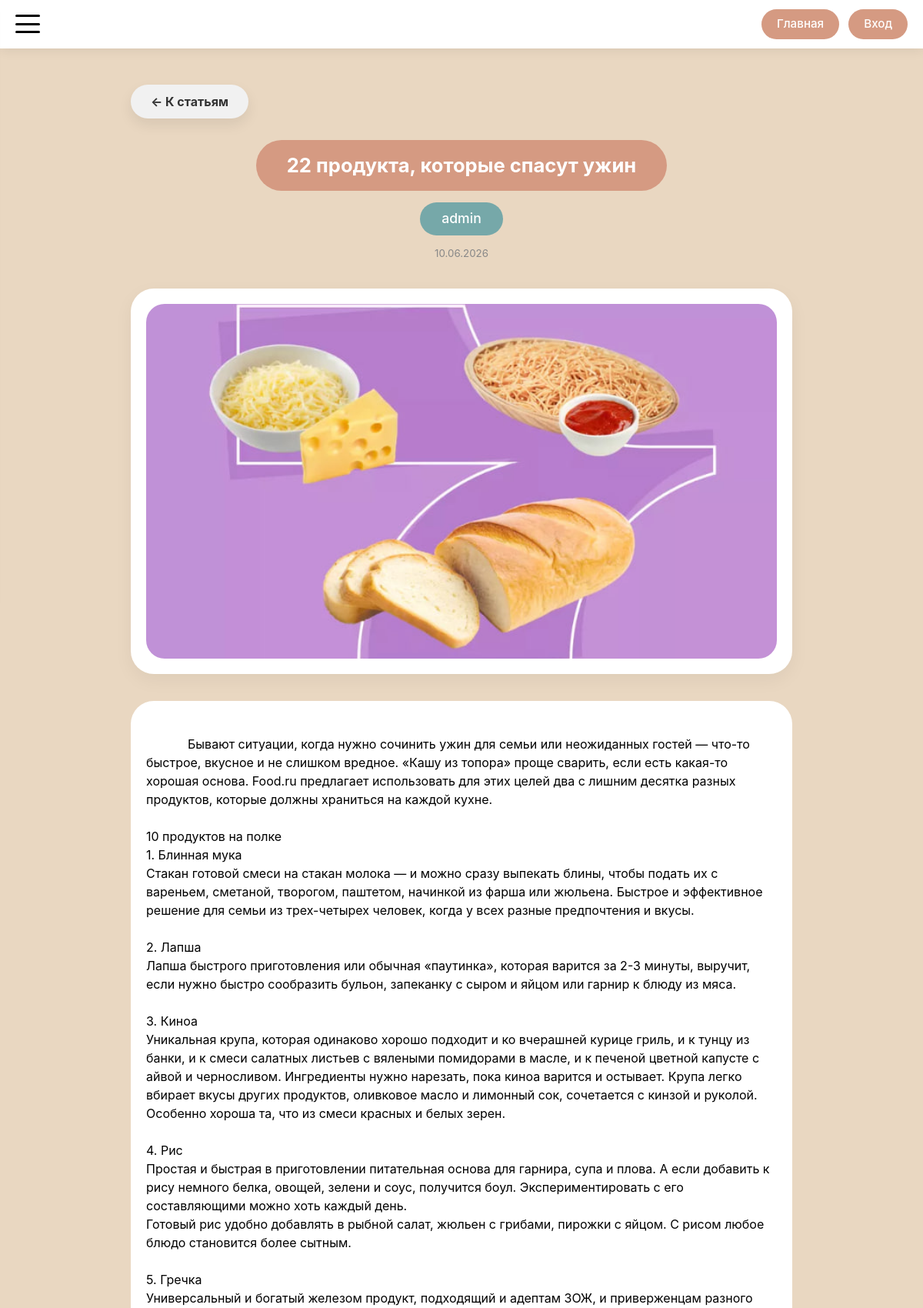
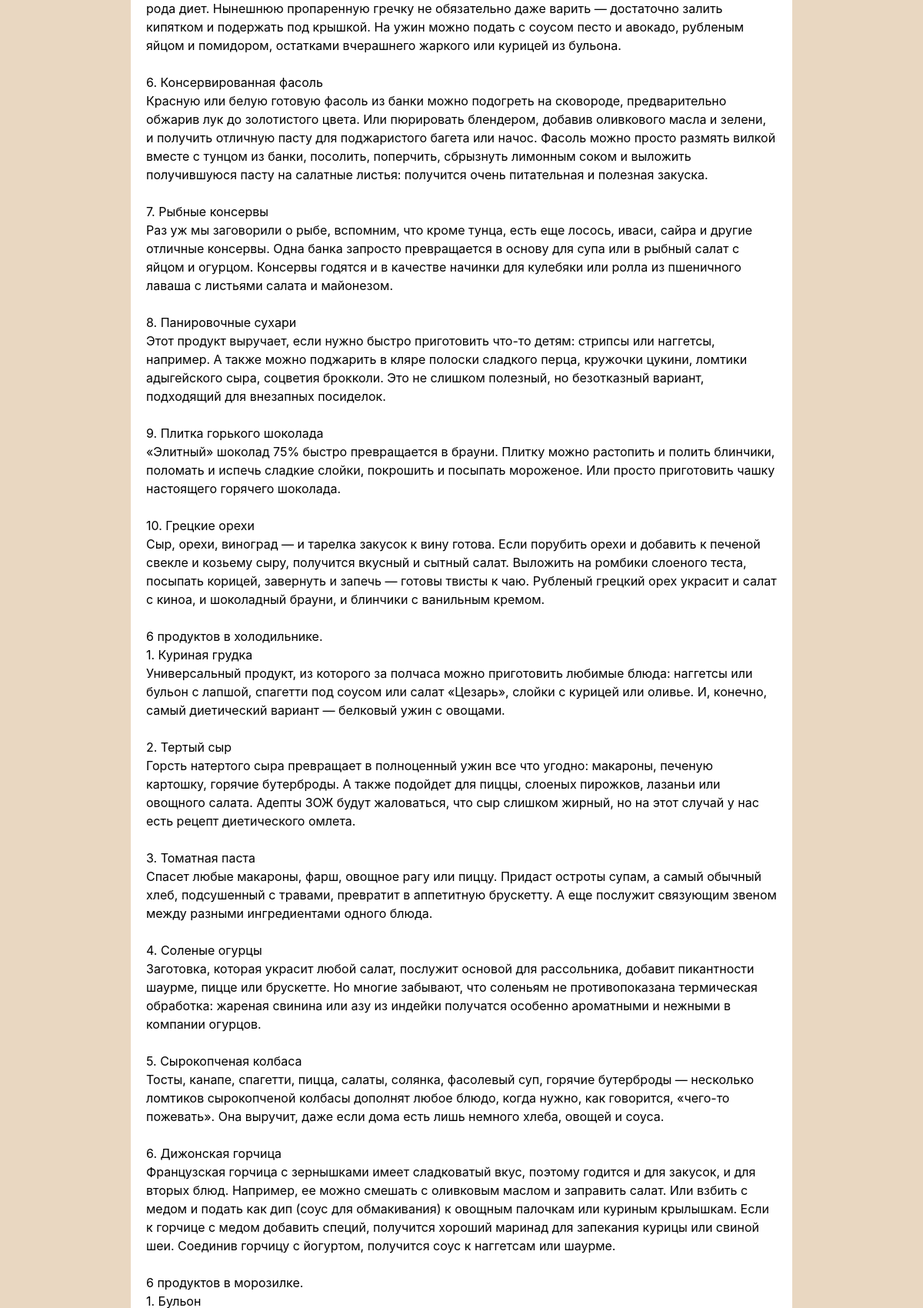
Screenshot of /articles/12 (upper part) with the database file from the repository (2 pictures, top to bottom).
### models.py (models this page shows, shortened)
class Article(db.Model):
    __tablename__ = 'article'
    id = db.Column(db.Integer, primary_key=True)
    title = db.Column(db.String(200), nullable=False)
    text = db.Column(db.Text, nullable=False)
    author_id = db.Column(db.Integer, db.ForeignKey('user.id'), nullable=False)
    created_at = db.Column(db.DateTime, default=datetime.utcnow)
    updated_at = db.Column(db.DateTime, default=datetime.utcnow, onupdate=datetime.utcnow)
    main_image_url = db.Column(db.String(300))
    comments = db.relationship('Comment', backref='article', lazy='dynamic', cascade='all, delete-orphan')

class User(db.Model, UserMixin):
    __tablename__ = 'user'
    id = db.Column(db.Integer, primary_key=True)
    username = db.Column(db.String(100), unique=True, nullable=False)
    password_hash = db.Column(db.String(255), nullable=False)
    avatar_url = db.Column(db.String(300))
    created_at = db.Column(db.DateTime, default=datetime.utcnow)
    role = db.Column(db.Enum(UserRoleEnum), nullable=False, default=UserRoleEnum.USER)
    recipes = db.relationship('Recipe', backref='author', lazy='dynamic')
    comments = db.relationship('Comment', backref='author', lazy='dynamic')
    favorites = db.relationship('Favorite', backref='user', lazy='dynamic')
    cart_items = db.relationship('CartItem', backref='user', lazy='dynamic')
    notes = db.relationship('Note', backref='user', lazy='dynamic')
    chefs = db.relationship('Chef', backref='admin', lazy='dynamic')
    articles = db.relationship('Article', backref='author', lazy='dynamic')
    chef_ratings = db.relationship('ChefRating', backref='user', lazy='dynamic', cascade='all, delete-orphan')

### routes/article_routes.py (the view)
@app.route('/articles/<int:article_id>')
def article_detail(article_id):
    article = Article.query.get_or_404(article_id)
    comments = get_article_comments(article.id)
    return render_template(
        'articles/article_detail.html',
        article=article,
        comments=comments,
        recipe=None
    )

### app.py (called while the page is built)
@app.context_processor
def inject_enums():
    return dict(UserRoleEnum=UserRoleEnum)

### routes/article_routes.py (called while the page is built)
def get_article_comments(article_id):
    comments = (
        Comment.query
        .filter_by(article_id=article_id)
        .order_by(Comment.created_at.asc())
        .all()
    )
    for comment in comments:
        if comment.created_at and comment.updated_at:
            comment.is_edited = (comment.updated_at - comment.created_at).total_seconds() > 1
        else:
            comment.is_edited = False
    return comments

### templates/articles/article_detail.html (shortened to what this page needs)
{% extends 'base/base.html' %}
{% block main_class %}article-detail-main{% endblock %}
{% block container_class %}article-detail-container{% endblock %}
{% block content %}
{% with back_url=url_for('articles'), back_text='К статьям', back_class='article-back-btn' %}
    {% include 'components/_back_button.html' %}
{% endwith %}
<div class="article-header-block">
    <div class="article-title-wrapper">
        <div class="article-title-pill">{{ article.title }}</div>
    </div>
    <div class="article-author-wrapper">
        <div class="article-author-pill">{{ article.author.username if article.author else 'Be cooking' }}</div>
    </div>
    <div class="article-date-wrapper" style="text-align: center; margin-top: 10px;">
        <small style="color: #888;">{{ article.created_at.strftime('%d.%m.%Y') if article.created_at else '' }}</small>
    </div>
</div>
<div class="article-media-block">
    <div class="article-media-card">
        <div class="article-media-inner">
            <img src="{{ article.main_image_url if article.main_image_url else 'https://placehold.co/1200x800' }}"
                 alt="{{ article.title }}">
        </div>
    </div>
</div>
<div class="article-content-block">
    <div class="article-content-card">
        <div class="article-content-text">
        </div>
    </div>
</div>
{% set comments = comments %}
{% endblock %}

### rows the page displays
Article: title "22 продукта, которые спасут ужин", created_at "10.06.2026", main_image_url (picture)
User: author "admin"

### other values shown
{{ back_text }} "К статьям"
